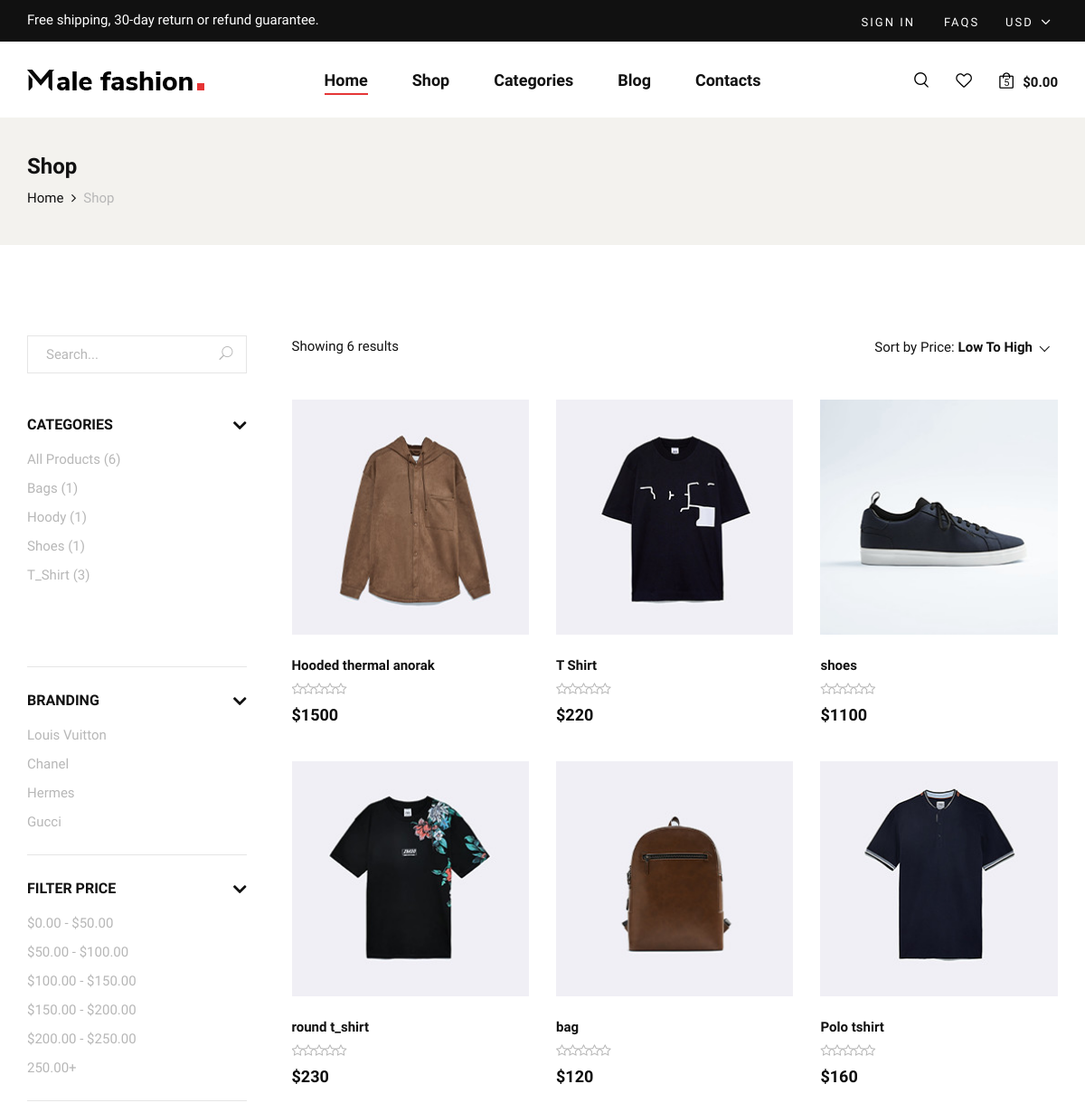
Page /store/ (upper part) on the earlier database version.
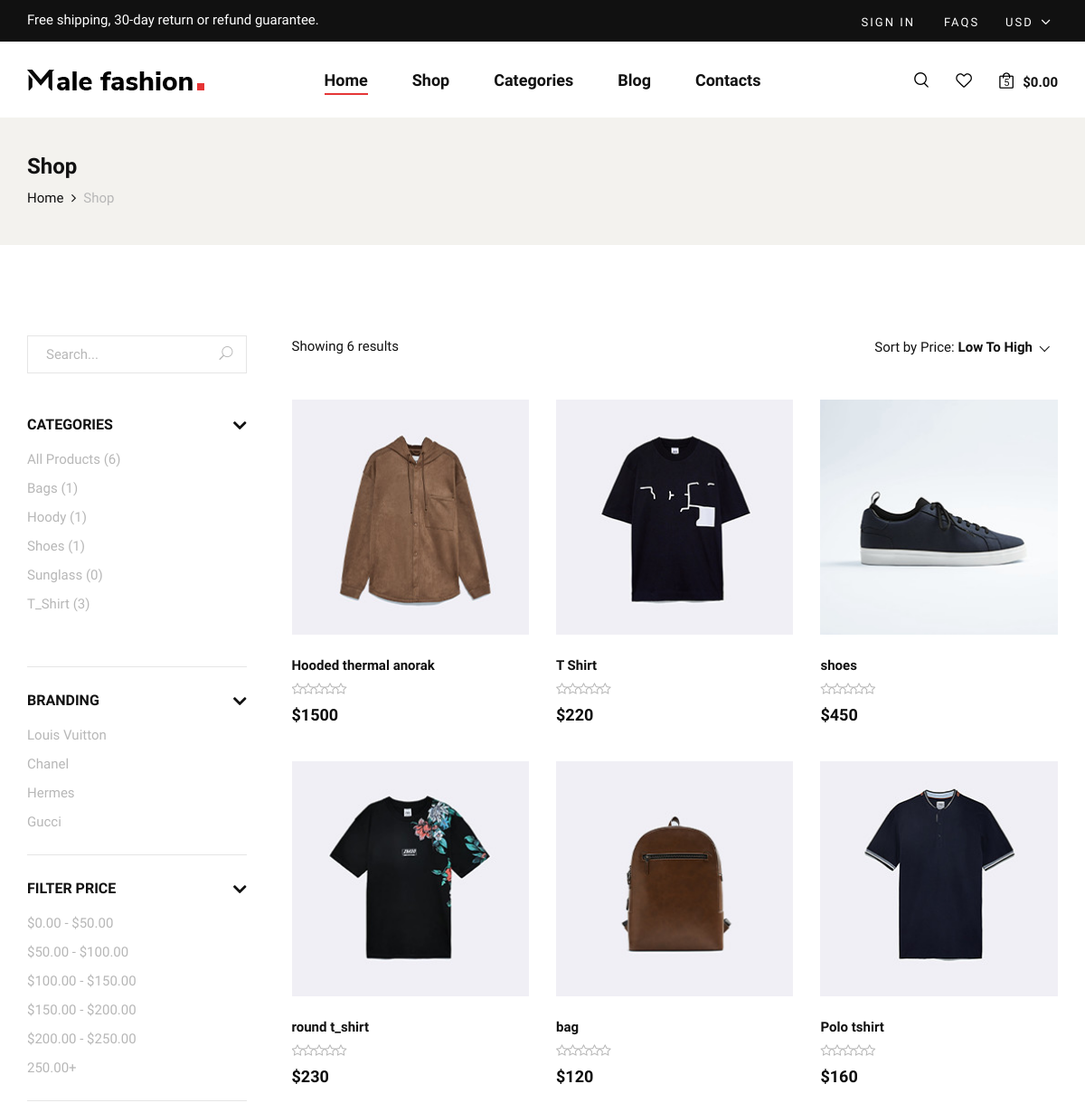
Same page on the later database version.
### category/models.py (models this page shows)
class Category(models.Model):
    category_name = models.CharField(unique=True, max_length=50)
    slug = models.SlugField(unique=True, max_length=100)
    image = models.ImageField( upload_to='cat_img' , blank=True)
    clas = models.CharField(max_length=50 ,blank=True ,null=True)
    description = models.TextField(max_length=10000,blank=True ,null=True)
    class Meta:
        verbose_name = 'category'
        verbose_name_plural = 'categories'
    def get_url(self):
        return reverse('product_by_category',args=[self.slug])
    def __str__(self):
        return str(self.category_name)

### store/models.py (models this page shows)
class Product(models.Model):
    name = models.CharField( max_length=50 , unique=True)
    slug = models.SlugField(max_length=50 , unique=True)
    description = models.TextField( max_length=2000 , blank=True)
    products_infomation = models.TextField(max_length=10000 ,  blank=True)
    material_used = models.TextField(max_length=10000 ,  blank=True)
    image = models.ImageField( upload_to='product_img')
    price = models.IntegerField()
    discount = models.IntegerField(default=0)
    stock = models.IntegerField()
    is_available = models.BooleanField(default=True)
    tags = TaggableManager()
    category = models.ForeignKey("category.Category",related_name=("product"), verbose_name=("category product"), on_delete=models.CASCADE)
    created_at = models.DateTimeField(auto_now_add=True)
    modified_date = models.DateField( auto_now=True)
    def get_absolute_url(self):
        return reverse("product_detail", args=[self.category.slug ,self.slug])
    def __str__(self):
        return self.name

### store/views.py (the view)
# urls.py: path('store/' , include('store.urls')),
def store(request , category_slug=None):
    categories = None
    products = None
    if category_slug != None:
        categories = get_object_or_404(Category, slug=category_slug)
        products = Product.objects.filter(category=categories, is_available=True)
        paginator = Paginator(products, 12)  # Show 25 contacts per page.
        page_number = request.GET.get("page")
        page_obj = paginator.get_page(page_number)
        product_count = products.count()
    else:
        products = Product.objects.all().filter(is_available=True).order_by('id')
        paginator = Paginator(products,12)  # Show 25 contacts per page.
        page_number = request.GET.get("page")
        page_obj = paginator.get_page(page_number)
        product_count = products.count()
    product = Product.objects.all().filter(is_available=True).order_by('id')
    all_product_count = product.count()
    tags = Tag.objects.all()
    context = {
        'products':page_obj,
        'product_count': product_count,
        'all_product_count':all_product_count,
        'tags':tags,
    }
    return render(request , 'product/store.html' , context)

### category/category_context.py (called while the page is built)
def menu_links(request):
    links = Category.objects.all().annotate(products_count=Count('product'))[:10]
    return dict(links=links)

### store/templates/product/store.html (shortened to what the changed rows need)
{% extends "base.html" %}
{% load static %}
{% block content %}
<section class="shop spad">
    <div class="container">
        <div class="row">
            <div class="col-lg-3">
                <div class="shop__sidebar">
                    <div class="shop__sidebar__accordion">
                        <div class="accordion" id="accordionExample">
                            <div class="card">
                                <div id="collapseOne" class="collapse show" data-parent="#accordionExample">
                                    <div class="card-body">
                                        <div class="shop__sidebar__categories">
                                            <ul class="nice-scroll">
                                                {% for category in links %}
                                                <li><a href="{{category.get_url}}">{{category}} ({{category.products_count}})</a></li>
                                                {% endfor %}
                                            </ul>
                                        </div>
                                    </div>
                                </div>
                            </div>
                        </div>
                    </div>
                </div>
            </div>
            <div class="col-lg-9">
                <div class="row">
                    {% for product in products %}
                    <div class="col-lg-4 col-md-6 col-sm-6">
                        <div class="product__item">
                            <div class="product__item__pic set-bg" data-setbg="{{product.image.url}}">
                            </div>
                            <div class="product__item__text">
                                <h6>{{product}}</h6>
                                <div class="rating">
                                    <i class="fa fa-star-o"></i>
                                    <i class="fa fa-star-o"></i>
                                    <i class="fa fa-star-o"></i>
                                    <i class="fa fa-star-o"></i>
                                    <i class="fa fa-star-o"></i>
                                </div>
                                <h5>${{product.price}}</h5>
                            </div>
                        </div>
                    </div>
                    {% endfor %}
                </div>
            </div>
        </div>
    </div>
</section>
{% endblock content %}

Differences in the rows shown:
added Category: category_name "Sunglass", products_count "0"
changed Product "shoes": price "1100" → "450"
